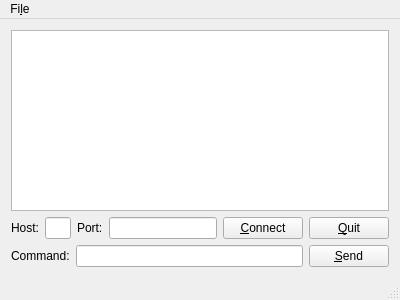
<?xml version="1.0" encoding="UTF-8"?>
<ui version="4.0">
 <class>MainWindow</class>
 <widget class="QMainWindow" name="MainWindow">
  <property name="geometry">
   <rect>
    <x>0</x>
    <y>0</y>
    <width>400</width>
    <height>300</height>
   </rect>
  </property>
  <property name="windowTitle">
   <string>hc_monitor</string>
  </property>
  <property name="animated">
   <bool>false</bool>
  </property>
  <widget class="QWidget" name="centralWidget">
   <layout class="QVBoxLayout" name="verticalLayout">
    <item>
     <widget class="QTextEdit" name="text"/>
    </item>
    <item>
     <layout class="QHBoxLayout" name="horizontalLayout_2">
      <item>
       <widget class="QLabel" name="label">
        <property name="text">
         <string>Host:</string>
        </property>
       </widget>
      </item>
      <item>
       <widget class="QLineEdit" name="host"/>
      </item>
      <item>
       <widget class="QLabel" name="label_2">
        <property name="text">
         <string>Port:</string>
        </property>
       </widget>
      </item>
      <item>
       <widget class="QLineEdit" name="port">
        <property name="sizePolicy">
         <sizepolicy hsizetype="MinimumExpanding" vsizetype="Fixed">
          <horstretch>0</horstretch>
          <verstretch>0</verstretch>
         </sizepolicy>
        </property>
       </widget>
      </item>
      <item>
       <widget class="QPushButton" name="connect">
        <property name="text">
         <string>&amp;Connect</string>
        </property>
       </widget>
      </item>
      <item>
       <widget class="QPushButton" name="quit">
        <property name="text">
         <string>&amp;Quit</string>
        </property>
       </widget>
      </item>
     </layout>
    </item>
    <item>
     <layout class="QHBoxLayout" name="horizontalLayout">
      <item>
       <widget class="QLabel" name="label_3">
        <property name="text">
         <string>Command:</string>
        </property>
       </widget>
      </item>
      <item>
       <widget class="QLineEdit" name="prompt"/>
      </item>
      <item>
       <widget class="QPushButton" name="send">
        <property name="text">
         <string>&amp;Send</string>
        </property>
       </widget>
      </item>
     </layout>
    </item>
   </layout>
  </widget>
  <widget class="QMenuBar" name="menuBar">
   <property name="geometry">
    <rect>
     <x>0</x>
     <y>0</y>
     <width>400</width>
     <height>19</height>
    </rect>
   </property>
   <widget class="QMenu" name="menuFile">
    <property name="title">
     <string>Fi&amp;le</string>
    </property>
    <addaction name="actionSave"/>
    <addaction name="actionQuit"/>
   </widget>
   <addaction name="menuFile"/>
  </widget>
  <widget class="QStatusBar" name="statusBar"/>
  <action name="actionSave">
   <property name="text">
    <string>&amp;Save</string>
   </property>
   <property name="shortcut">
    <string>Ctrl+S</string>
   </property>
  </action>
  <action name="actionQuit">
   <property name="text">
    <string>&amp;Quit</string>
   </property>
   <property name="shortcut">
    <string>Ctrl+Q</string>
   </property>
  </action>
 </widget>
 <layoutdefault spacing="6" margin="11"/>
 <resources/>
 <connections>
  <connection>
   <sender>prompt</sender>
   <signal>returnPressed()</signal>
   <receiver>send</receiver>
   <slot>click()</slot>
   <hints>
    <hint type="sourcelabel">
     <x>156</x>
     <y>256</y>
    </hint>
    <hint type="destinationlabel">
     <x>349</x>
     <y>256</y>
    </hint>
   </hints>
  </connection>
  <connection>
   <sender>quit</sender>
   <signal>clicked()</signal>
   <receiver>MainWindow</receiver>
   <slot>close()</slot>
   <hints>
    <hint type="sourcelabel">
     <x>349</x>
     <y>226</y>
    </hint>
    <hint type="destinationlabel">
     <x>199</x>
     <y>149</y>
    </hint>
   </hints>
  </connection>
  <connection>
   <sender>actionQuit</sender>
   <signal>triggered()</signal>
   <receiver>MainWindow</receiver>
   <slot>close()</slot>
   <hints>
    <hint type="sourcelabel">
     <x>-1</x>
     <y>-1</y>
    </hint>
    <hint type="destinationlabel">
     <x>199</x>
     <y>149</y>
    </hint>
   </hints>
  </connection>
 </connections>
</ui>
